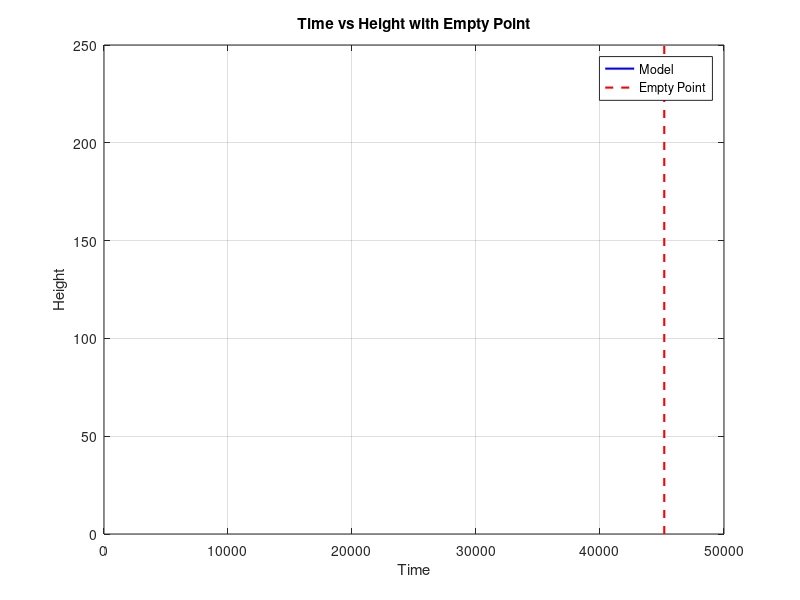

MATLAB code to generate this figure:
clear

t = 0:0.01:50000;
model = (15 - 0.000332 * t) .^ 2;

% Create a figure
figure;

% Plot the model
plot(t, model, 'b-', 'LineWidth', 1.5);
hold on;

% Plot the line when it's empty
empty_time = 45181;
y_limits = ylim; % Get current y-axis limits
plot([empty_time empty_time], y_limits, 'r--', 'LineWidth', 1.5); % Vertical dashed red line

% Labels and title
xlabel("Time");
ylabel("Height");
title("Time vs Height with Empty Point")
legend('Model', 'Empty Point', 'Location', 'Best');
grid on;

% Release the hold
hold off;

